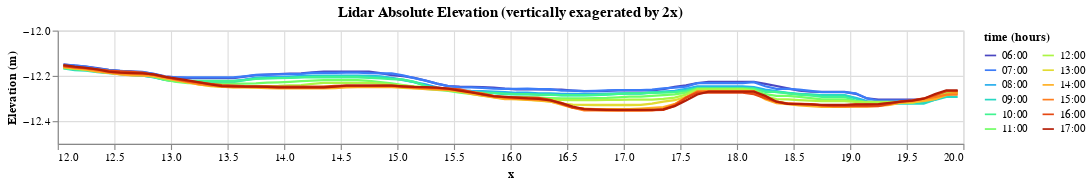

Source (notebook cell):
### Code cell
src1 = ds_lazy.interp(y = -8).sel(
    time = slice('20230517 0600', '20230517 1700'),
    x = slice(10,21)
).surface
src1_df = src1.to_dataframe().dropna().reset_index().dropna()
src1_df = src1_df.groupby('time').apply(
    lambda df: df.set_index('x')[['surface']].rolling(10, center=True).median()
).reset_index().query("x > 12").query("x < 20")
diff_0500_1200 = alt.Chart(
    src1_df
).mark_line().encode(
    alt.X('x:Q'),
    alt.Y('mean(surface):Q').title('Elevation (m)').scale(domain=[-12.5,-12]),
    alt.Color('hours(time):O').scale(scheme='turbo').legend(columns=2),
    tooltip = 'time:O',
).properties(title = 'Lidar Absolute Elevation (vertically exagerated by 2x)', width=800, height=100, )
diff_0500_1200

### Figure 1 — Vega-Lite specification as saved in the notebook (floating-point values rounded to 4 significant figures; data arrays with more than 128 entries replaced by an {"elided": "..."} marker saying what was removed)
{"config": {"view": {"continuousWidth": 300, "continuousHeight": 300}}, "data": {"name": "data-292f63db2b06de7248abf37c15ea858b"}, "mark": {"type": "line"}, "encoding": {"color": {"field": "time", "legend": {"columns": 2}, "scale": {"scheme": "turbo"}, "timeUnit": "hours", "type": "ordinal"}, "tooltip": {"field": "time", "type": "ordinal"}, "x": {"field": "x", "type": "quantitative"}, "y": {"aggregate": "mean", "field": "surface", "scale": {"domain": [-12.5, -12]}, "title": "Elevation (m)", "type": "quantitative"}}, "height": 100, "title": "Lidar Absolute Elevation (vertically exagerated by 2x)", "width": 800, "$schema": "https://vega.github.io/schema/vega-lite/v5.20.1.json", "datasets": {"data-292f63db2b06de7248abf37c15ea858b": {"elided": "960 records"}}}
